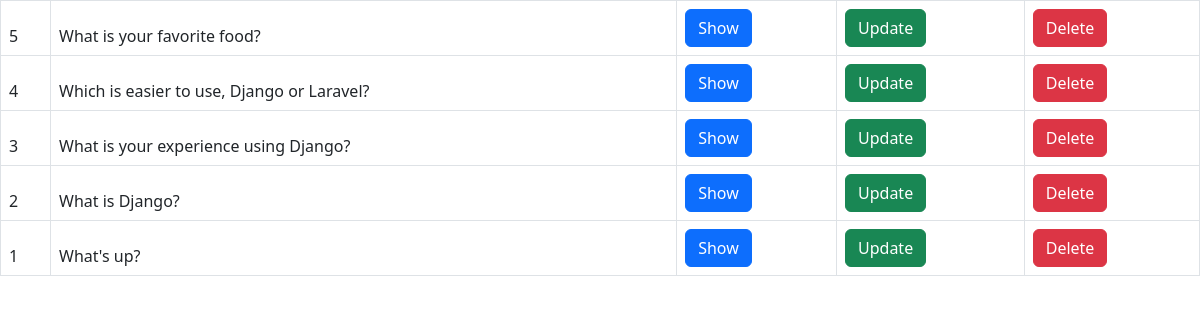
The page / on the database its author committed.
### polls/models.py (models this page shows)
class Question(models.Model):
    question_text = models.CharField(max_length=200)
    pub_date = models.DateTimeField('date published')

### polls/views.py (the view)
# urls.py: path('', views.index, name='index'),
def index(request):
    latest_question_list = Question.objects.order_by('-pub_date')[:5]
    context = {'latest_question_list': latest_question_list}
    return render(request, 'polls/index.html', context)

### polls/templates/polls/index.html (shortened to what this page needs)
<html>
<head>
<link href="https://cdn.jsdelivr.net/npm/bootstrap@5.2.0-beta1/dist/css/bootstrap.min.css" rel="stylesheet">
</head>
<body>
    <div class="table-responsive">
        <table class="table table-bordered table-hover">
            {% if latest_question_list %}
                {% for question in latest_question_list %}
                    <thead>
                        <tr scope="row">
                            <td>{{question.id}}</td>
                            <td>{{question.question_text}}</td>
                            <td>
                                <a class="btn btn-primary" href="/polls/{{ question.id }}/" role="button">Show</a>
                            </td>
                            <td>
                                <a class="btn btn-success" href="/polls/{{ question.id }}/" role="button">Update</a>
                            </td>
                            <td>
                                <a class="btn btn-danger" href="/polls/{{ question.id }}/" role="button">Delete</a>
                            </td>
                        </tr>
                    </thead>
                {% endfor %}
            {% else %}
                <p>No polls are available.</p>
            {% endif %}
        </table>
    </div>
</body>
</html>

### rows shown on the page
Question: id "5", question_text "What is your favorite food?"
Question: id "4", question_text "Which is easier to use, Django or Laravel?"
Question: id "3", question_text "What is your experience using Django?"
Question: id "2", question_text "What is Django?"
Question: id "1", question_text "What's up?"
